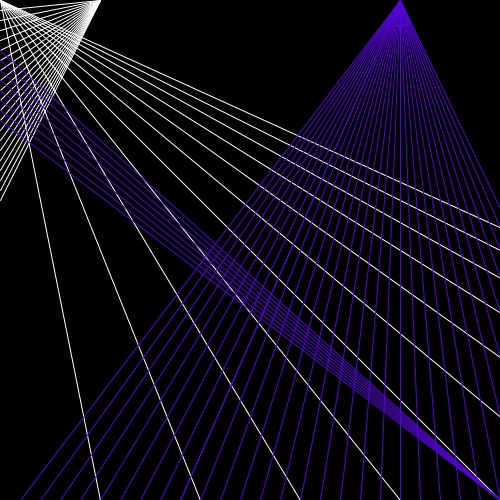
Frame 1 (no input)
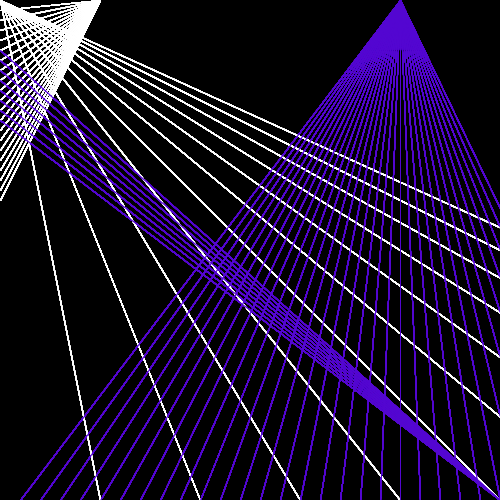
Frame 60 (the mouse pressed at the canvas centre just before this capture)
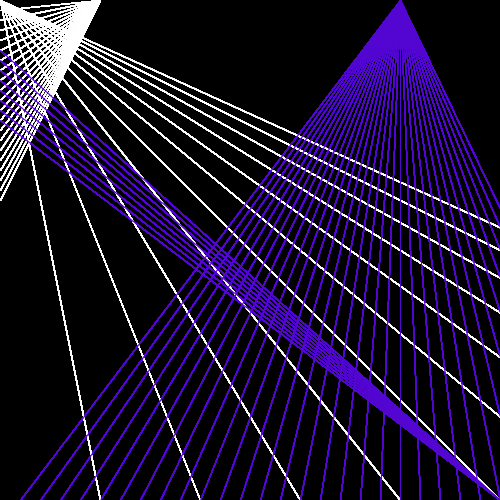
Frame 120 (the mouse held since frame 60 and released just before this capture)

The Processing sketch that drew these frames (run headless with seeded random() and noise(); from frame 60 on, the mouse is pressed at the canvas centre):

// Processing sketch: processing_32148
// ── processing_32148.pde


void setup () {
  size (500,500);
  noFill ();
  background (0);
  
  
}

void draw ()
{
 
  
  stroke (255);
  
  line (100,0,0,10);
  line (100,0,0,20);
  line (100,0,0,30);
  line (100,0,0,40);
  line (100,0,0,50);
  line (100,0,0,60);
  line (100,0,0,70);
  line (100,0,0,80);
  line (100,0,0,90);
  line (100,0,0,100);
  line (100,0,0,110);
  line (100,0,0,120);
  line (100,0,0,130);
  line (100,0,0,140);
  line (100,0,0,150);
  line (100,0,0,160);
  line (100,0,0,170);
  line (100,0,0,180);
  line (100,0,0,190);
  line (100,0,0,200);
  
  line (0,0,100,500);
  line (0,0,200,500);
  line (0,0,300,500);
  line (0,0,400,500);
  line (0,0,500,500);
  line (0,0,600,500);
  line (0,0,700,500);
  line (0,0,800,500);
  line (0,0,900,500);
  line (0,0,1000,500);
  line (0,0,1100,500);
 
 
  
  stroke (83,6,209);
  strokeWeight (1);
  
  line (400,0,20,500);
  line (400,0,40,500);
  line (400,0,60,500);
  line (400,0,80,500);
  line (400,0,100,500);
  line (400,0,120,500);
  line (400,0,140,500);
  line (400,0,160,500);
  line (400,0,180,500);
  line (400,0,180,500);
  line (400,0,200,500);
  line (400,0,220,500);
  line (400,0,240,500);
  line (400,0,260,500);
  line (400,0,280,500);
  line (400,0,300,500);
  line (400,0,320,500);
  line (400,0,340,500);
  line (400,0,360,500);
  line (400,0,380,500);
  line (400,0,400,500);
  line (400,0,420,500);
  line (400,0,440,500);
  line (400,0,460,500);
  line (400,0,480,500);
  line (400,0,500,500);
  line (400,0,520,500);
  line (400,0,540,500);
  line (400,0,560,500);
  line (400,0,580,500);
  line (400,0,600,500);
  line (400,0,620,500);
  line (400,0,640,500);

  
  line (0,50,500,500);
  line (0,60,500,500);
  line (0,70,500,500);
  line (0,80,500,500);
  line (0,90,500,500);
  line (0,100,500,500);
  line (0,110,500,500);
  line (0,120,500,500);
  
 

  
  
}
